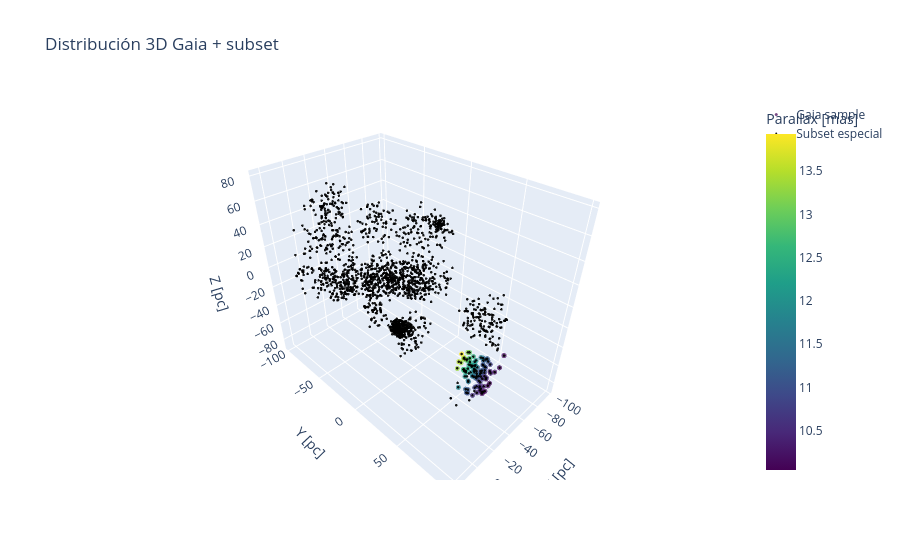

Write notebook code for a chart like this one.
### Code cell
import plotly.graph_objects as go
fig = go.Figure()
df_filter = dff[dff['cluster']==8]
# 🔵 Estrellas principales
fig.add_trace(
    go.Scatter3d(
        x=df_filter["x_pc"],
        y=df_filter["y_pc"],
        z=df_filter["z_pc"],
        mode="markers",
        marker=dict(
            size=3,
            color=df_filter["parallax"],  # o lo que uses
            colorscale="Viridis",
            opacity=0.7,
            colorbar=dict(title="Parallax [mas]")
        ),
        name="Gaia sample"
    )
)
df_groups = dff[dff['cluster'].isin(list(silhouette_por_cluster.sort_values(by=['metrica','silhouette_distancia','silhouette','silhouette_movimientos','probabilidad'], ascending=[0,0,0,0,0]).head(10)['cluster'].values))]
# ⚫ Estrellas negras (más pequeñas)
fig.add_trace(
    go.Scatter3d(
        x=df_groups["x_pc"],
        y=df_groups["y_pc"],
        z=df_groups["z_pc"],
        mode="markers",
        marker=dict(
            size=1.5,
            color="black",
            opacity=0.9
        ),
        name="Subset especial"
    )
)

fig.update_layout(
    title="Distribución 3D Gaia + subset",
    scene=dict(
        xaxis_title="X [pc]",
        yaxis_title="Y [pc]",
        zaxis_title="Z [pc]"
    )
)

fig.show()

### Figure 1 — Plotly figure (JSON) as saved in the notebook; plotly's stock layout.template omitted (floating-point values rounded to 4 significant figures; data arrays with more than 128 entries replaced by an {"elided": "..."} marker saying what was removed)
{"data": [{"marker": {"color": [10.04, 10.05, 10.06, 10.07, 10.08, 10.09, 10.1, 10.12, 10.13, 10.17, 10.34, 10.34, 10.35, 10.36, 10.39, 10.39, 10.45, 10.46, 10.49, 10.52, 10.53, 10.65, 10.66, 10.67, 10.74, 10.75, 10.76, 10.76, 10.77, 10.82, 10.94, 10.95, 10.96, 10.98, 11.0, 11.01, 11.01, 11.04, 11.04, 11.05, 11.06, 11.06, 11.07, 11.07, 11.09, 11.1, 11.19, 11.2, 11.22, 11.23, 11.29, 11.36, 11.36, 11.44, 11.47, 11.48, 11.52, 11.52, 11.57, 11.6, 11.7, 11.74, 11.77, 11.86, 11.88, 11.89, 11.9, 12.04, 12.04, 12.05, 12.1, 12.1, 12.12, 12.22, 12.28, 12.32, 12.35, 12.35, 12.38, 12.43, 12.51, 12.52, 12.59, 12.67, 12.79, 12.84, 12.86, 12.92, 13.24, 13.25, 13.34, 13.37, 13.37, 13.41, 13.54, 13.93], "colorbar": {"title": {"text": "Parallax [mas]"}}, "colorscale": [[0, "#440154"], [0.1111, "#482878"], [0.2222, "#3e4989"], [0.3333, "#31688e"], [0.4444, "#26828e"], [0.5556, "#1f9e89"], [0.6667, "#35b779"], [0.7778, "#6ece58"], [0.8889, "#b5de2b"], [1, "#fde725"]], "opacity": 0.7, "size": 3}, "mode": "markers", "name": "Gaia sample", "type": "scatter3d", "x": [-33.74, -11.83, -38.76, -24.49, -15.51, -20.54, -37.3, -12.05, -20.02, -33.38, -38.2, -19.66, -17.37, -37.27, -11.82, -31.3, -11.49, -8.874, -9.546, -19.11, -15.0, -34.16, -13.43, -12.46, -32.13, -38.49, -27.8, -15.94, -26.91, -12.21, -5.718, -26.07, -34.9, -30.9, -38.71, -27.94, -33.69, -5.206, -38.58, -26.04, -25.75, -28.37, -30.31, -28.96, -16.42, -24.86, -37.1, -29.84, -38.91, -16.43, -35.53, -13.88, -21.95, -26.15, -36.19, -20.5, -30.8, -14.09, -17.98, -18.48, -24.86, -31.8, -26.45, -24.33, -12.81, -23.31, -24.59, -21.65, -27.95, -22.99, -19.11, -22.49, -24.53, -11.75, -14.23, -17.38, -29.36, -24.22, -31.58, -17.06, -26.46, -14.25, -23.77, -21.94, -23.45, -29.71, -16.67, -34.78, -20.02, -22.58, -19.19, -15.97, -25.37, -19.78, -12.07, -22.57], "y": [90.6, 94.89, 77.58, 84.47, 95.49, 88.25, 90.6, 92.82, 91.61, 87.48, 80.46, 85.99, 89.95, 77.06, 91.5, 85.49, 88.97, 92.24, 91.96, 90.14, 83.31, 75.89, 90.74, 89.97, 79.92, 76.22, 78.53, 85.29, 86.96, 86.28, 85.47, 83.6, 74.5, 77.04, 73.82, 76.2, 80.67, 84.78, 73.56, 79.34, 81.42, 76.54, 78.6, 75.75, 77.83, 84.02, 76.42, 82.18, 73.4, 75.79, 69.26, 83.75, 80.29, 73.89, 74.51, 74.73, 74.22, 83.45, 79.56, 75.89, 75.55, 75.61, 74.39, 73.11, 71.86, 77.05, 76.43, 70.46, 71.17, 77.61, 77.74, 75.69, 75.63, 78.04, 77.62, 77.02, 67.51, 68.62, 66.53, 73.81, 72.67, 74.68, 67.32, 68.31, 71.72, 64.74, 74.4, 63.14, 69.94, 70.36, 64.75, 70.06, 65.56, 69.1, 70.97, 65.08], "z": [-23.78, -27.51, -48.52, -46.05, -22.05, -40.14, -14.49, -31.56, -30.84, -30.13, -37.71, -39.57, -30.7, -44.7, -27.45, -31.15, -33.25, -23.35, -23.3, -23.42, -43.11, -43.57, -19.85, -23.04, -35.37, -36.95, -41.19, -33.23, -18.42, -30.75, -31.8, -25.89, -39.47, -37.5, -36.35, -40.82, -24.55, -31.58, -36.21, -34.84, -29.74, -38.88, -32.71, -39.83, -42.49, -21.08, -27.8, -18.13, -32.18, -43.69, -42.25, -23.37, -28.62, -38.75, -27.09, -39.81, -32.88, -19.31, -28.5, -36.49, -31.35, -22.86, -31.35, -34.22, -41.98, -24.47, -24.74, -38.3, -32.47, -18.35, -20.54, -24.35, -22.01, -21.61, -20.05, -18.8, -33.77, -35.47, -33.16, -27.09, -20.28, -24.47, -34.79, -32.91, -20.57, -31.46, -15.18, -28.11, -20.23, -15.21, -32.48, -20.86, -25.49, -19.98, -16.59, -20.23]}, {"marker": {"color": "black", "opacity": 0.9, "size": 1.5}, "mode": "markers", "name": "Subset especial", "type": "scatter3d", "x": {"elided": "1924 float values"}, "y": {"elided": "1924 float values"}, "z": {"elided": "1924 float values"}}], "layout": {"scene": {"xaxis": {"title": {"text": "X [pc]"}}, "yaxis": {"title": {"text": "Y [pc]"}}, "zaxis": {"title": {"text": "Z [pc]"}}}, "title": {"text": "Distribución 3D Gaia + subset"}}}
